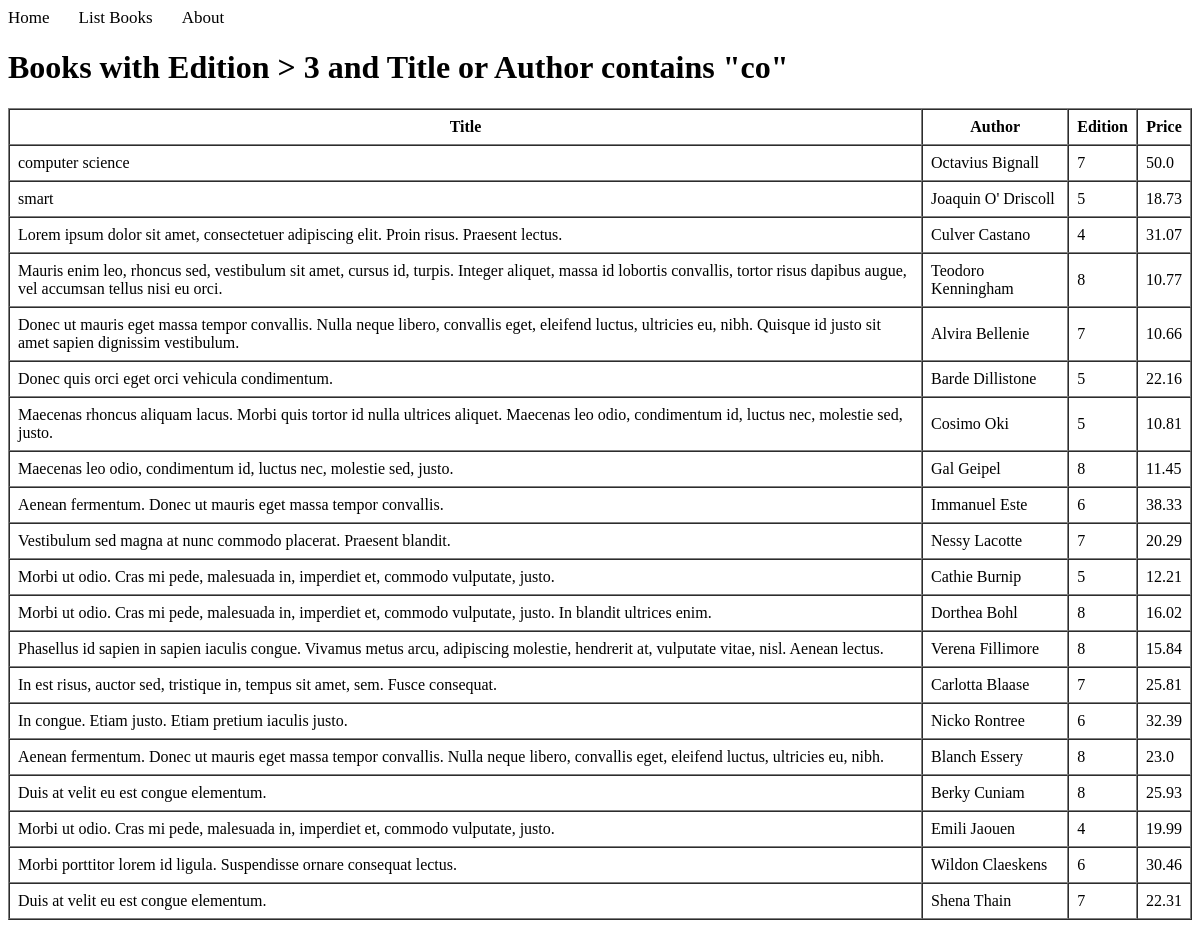
/books/lab8/task2/, run on the app's committed database.
### apps/bookmodule/models.py (models this page shows)
class Book(models.Model):
    title = models.CharField(max_length = 50)
    author = models.CharField(max_length = 50)
    price = models.FloatField(default = 0.0)
    edition = models.SmallIntegerField(default = 1)

### apps/bookmodule/views.py (the view)
# urls.py: path("lab8/task2/", views.lab8_task2, name="books.lab8_task2"),
def lab8_task2(request):
    books = Book.objects.filter(
        Q(edition__gt=3) &
        (Q(title__icontains='co') | Q(author__icontains='co'))
    )
    context = {'books': books}
    return render(request, 'bookmodule/lab8_task2.html', context)

### apps/templates/bookmodule/lab8_task2.html (shortened to what this page needs)
{% extends "layouts/base.html" %}
{% block content %}
<h1>Books with Edition > 3 and Title or Author contains "co"</h1>
{% if books %}
<table border="1" cellpadding="8" cellspacing="0">
    <thead>
        <tr>
            <th>Title</th>
            <th>Author</th>
            <th>Edition</th>
            <th>Price</th>
        </tr>
    </thead>
    <tbody>
        {% for book in books %}
        <tr>
            <td>{{ book.title }}</td>
            <td>{{ book.author }}</td>
            <td>{{ book.edition }}</td>
            <td>{{ book.price }}</td>
        </tr>
        {% endfor %}
    </tbody>
</table>
{% else %}
    <p>No books found that match the criteria.</p>
{% endif %}
{% endblock content %}

### data on the page
Book: title "computer science", author "Octavius Bignall", edition "7", price "50.0"
Book: title "smart", author "Joaquin O' Driscoll", edition "5", price "18.73"
Book: title "Lorem ipsum dolor sit amet, consectetuer adipiscing elit. Proin risus. Praesent lectus.", author "Culver Castano", edition "4", price "31.07"
Book: title "Mauris enim leo, rhoncus sed, vestibulum sit amet, cursus id, turpis. Integer aliquet, massa id lobortis convallis, tortor risus dapibus augue, vel accumsan tellus nisi eu orci.", author "Teodoro Kenningham", edition "8", price "10.77"
Book: title "Donec ut mauris eget massa tempor convallis. Nulla neque libero, convallis eget, eleifend luctus, ultricies eu, nibh. Quisque id justo sit amet sapien dignissim vestibulum.", author "Alvira Bellenie", edition "7", price "10.66"
Book: title "Donec quis orci eget orci vehicula condimentum.", author "Barde Dillistone", edition "5", price "22.16"
Book: title "Maecenas rhoncus aliquam lacus. Morbi quis tortor id nulla ultrices aliquet. Maecenas leo odio, condimentum id, luctus nec, molestie sed, justo.", author "Cosimo Oki", edition "5", price "10.81"
Book: title "Maecenas leo odio, condimentum id, luctus nec, molestie sed, justo.", author "Gal Geipel", edition "8", price "11.45"
Book: title "Aenean fermentum. Donec ut mauris eget massa tempor convallis.", author "Immanuel Este", edition "6", price "38.33"
Book: title "Vestibulum sed magna at nunc commodo placerat. Praesent blandit.", author "Nessy Lacotte", edition "7", price "20.29"
Book: title "Morbi ut odio. Cras mi pede, malesuada in, imperdiet et, commodo vulputate, justo.", author "Cathie Burnip", edition "5", price "12.21"
Book: title "Morbi ut odio. Cras mi pede, malesuada in, imperdiet et, commodo vulputate, justo. In blandit ultrices enim.", author "Dorthea Bohl", edition "8", price "16.02"
Book: title "Phasellus id sapien in sapien iaculis congue. Vivamus metus arcu, adipiscing molestie, hendrerit at, vulputate vitae, nisl. Aenean lectus.", author "Verena Fillimore", edition "8", price "15.84"
Book: title "In est risus, auctor sed, tristique in, tempus sit amet, sem. Fusce consequat.", author "Carlotta Blaase", edition "7", price "25.81"
Book: title "In congue. Etiam justo. Etiam pretium iaculis justo.", author "Nicko Rontree", edition "6", price "32.39"
Book: title "Aenean fermentum. Donec ut mauris eget massa tempor convallis. Nulla neque libero, convallis eget, eleifend luctus, ultricies eu, nibh.", author "Blanch Essery", edition "8", price "23.0"
Book: title "Duis at velit eu est congue elementum.", author "Berky Cuniam", edition "8", price "25.93"
Book: title "Morbi ut odio. Cras mi pede, malesuada in, imperdiet et, commodo vulputate, justo.", author "Emili Jaouen", edition "4", price "19.99"
Book: title "Morbi porttitor lorem id ligula. Suspendisse ornare consequat lectus.", author "Wildon Claeskens", edition "6", price "30.46"
Book: title "Duis at velit eu est congue elementum.", author "Shena Thain", edition "7", price "22.31"
